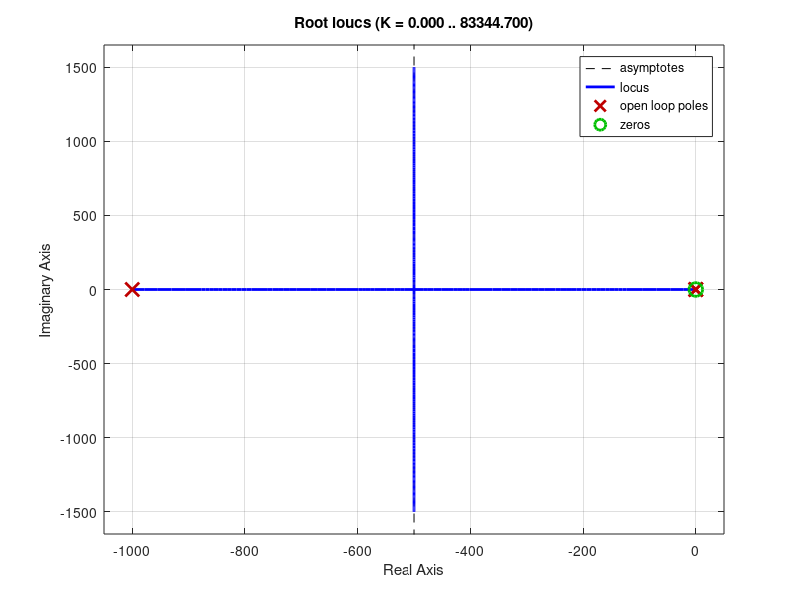

Write the MATLAB code that produced this figure. (Note: this script raises an error after producing the figure.)
%% 2020741030 박기정
clc, clear;
close all;

s = tf('s');

%Define Controller and Plant
G = 0.03 / (0.001*s^2 + 1.00003*s + 0.0309);
D = 1 + 0.1/s;

%Draw Root Locus, 1+KL(s)=0
rlocus(series(G, D));

Ks = [4, 15, 50, 70, 300, 1000];

collect_info(Ks, D, G);

function collect_info(Ks, Ds_, sysG_)
    arr = [];

    for i = 1:1:length(Ks)

        Ds = Ds_ * Ks(i);
        DGs = series(sysG_, Ds);
        Hs = DGs / (1 + DGs);

        get_info(Ks(i), Hs);
    end

end

function [rise_time, settling_time, overshoot] = get_info(K, Hs)
    info = stepinfo(Hs);
    [y, t] = step(Hs);
    steady_state_value = y(end);
    
    rise_time = info.RiseTime;
    settling_time = info.SettlingTime;
    overshoot = info.Overshoot;
    steady_state_error = abs((1 - steady_state_value) / 1) * 100;
    
    disp(['K: ' num2str(K)]);
    disp(['Rise Time: ', num2str(rise_time), ' seconds']);
    disp(['Settling Time: ', num2str(settling_time), ' seconds']);
    disp(['Overshoot: ', num2str(overshoot), ' %']);
    disp(['Error: ', num2str(steady_state_error), ' %']);
    disp(' ');
end